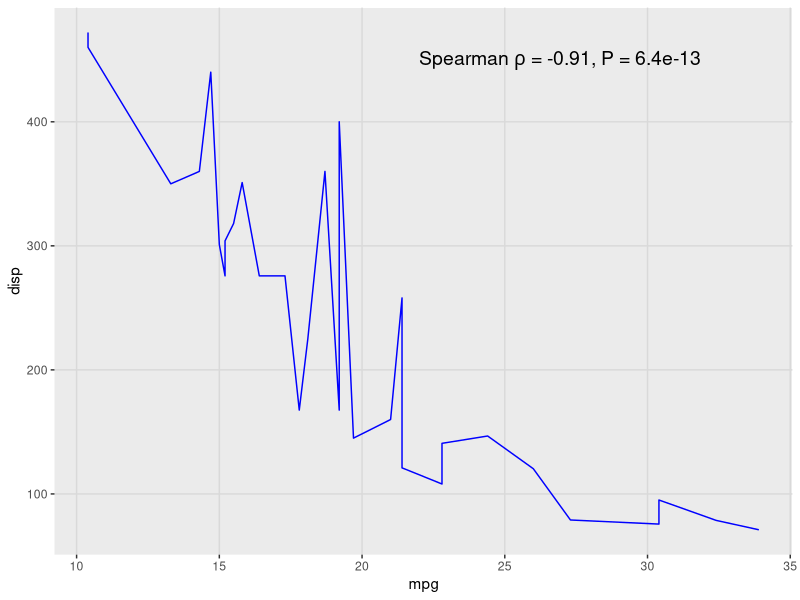
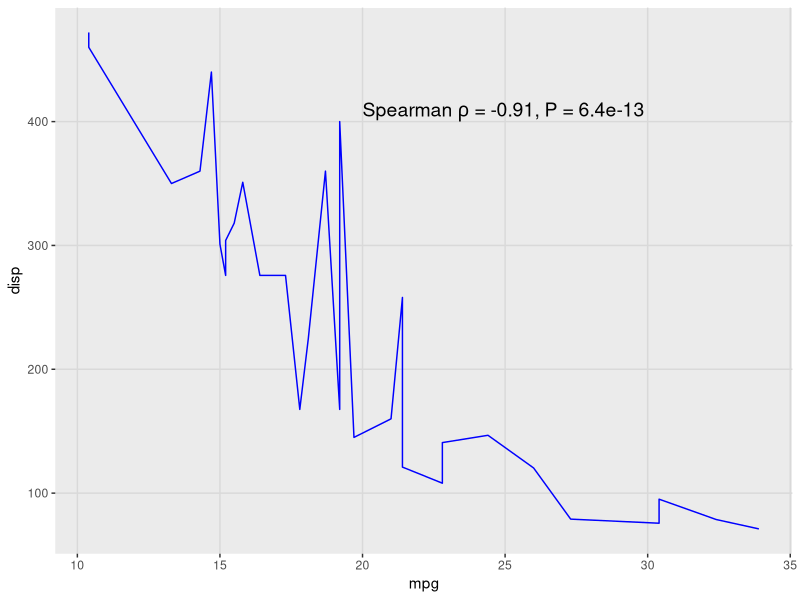

R code for these plots, in order:
## ---- chunk 1
library(ggplot2)
library(cowplot)
## ---- chunk 2
p <- ggplot(mtcars, aes(mpg, disp)) + geom_line(colour = "blue") + background_grid(minor='none')
c <- cor.test(mtcars$mpg, mtcars$disp, method='sp')
label <- substitute(paste("Spearman ", rho, " = ", estimate, ", P = ", pvalue),
                    list(estimate = signif(c$estimate, 2), pvalue = signif(c$p.value, 2)))
# adding label via ggdraw, in the ggdraw coordinates
ggdraw(p) + draw_label(label, .7, .9)
# adding label directly to plot, in the data coordinates
p + draw_label(label, 20, 400, hjust = 0, vjust = 0)
